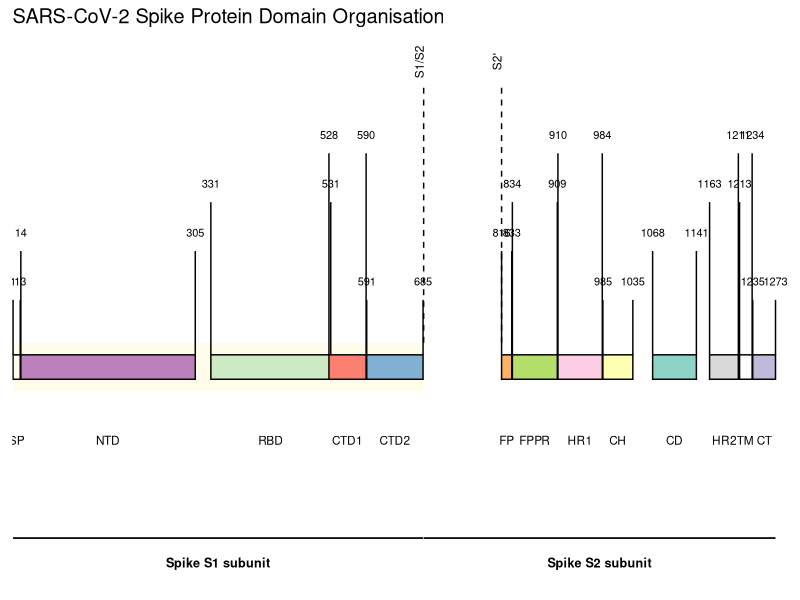

Here is the R script that generated this plot:
#!/usr/bin/env Rscript

# Recreate SARS-CoV-2 spike protein domain organisation plot.
# Run from repository root:
# Rscript scripts/01_domain_plot.R

suppressPackageStartupMessages({
  library(ggplot2)
})

out_dir <- "figures/reproduced"
dir.create(out_dir, recursive = TRUE, showWarnings = FALSE)

domains <- data.frame(
  Domain = c("SP", "NTD", "RBD", "CTD1", "CTD2", "FP", "FPPR", "HR1", "CH", "CD", "HR2", "TM", "CT"),
  Start = c(1, 14, 331, 528, 591, 816, 834, 910, 985, 1068, 1163, 1211, 1235),
  End = c(13, 305, 531, 590, 685, 833, 909, 984, 1035, 1141, 1213, 1234, 1273)
)

cleavage <- data.frame(
  Site = c("S1/S2", "S2'"),
  Position = c(686, 816)
)

subunits <- data.frame(
  Subunit = c("S1", "S2"),
  Start = c(1, 686),
  End = c(685, 1273)
)

label_levels <- c(0.57, 0.61, 0.65, 0.69)
domains$Start_y <- rep(label_levels, length.out = nrow(domains))
domains$End_y <- rep(label_levels, length.out = nrow(domains))

p <- ggplot() +
  geom_rect(data = subunits, aes(xmin = Start, xmax = End, ymin = 0.48, ymax = 0.52, fill = Subunit), alpha = 0.15, color = NA) +
  geom_rect(data = domains, aes(xmin = Start, xmax = End, ymin = 0.49, ymax = 0.51, fill = Domain), color = "black") +
  geom_text(data = domains, aes(x = (Start + End) / 2, y = 0.44, label = Domain), size = 3) +
  geom_segment(data = domains, aes(x = Start, xend = Start, y = 0.51, yend = Start_y - 0.015), color = "black") +
  geom_text(data = domains, aes(x = Start, y = Start_y, label = Start), size = 2.8) +
  geom_segment(data = domains, aes(x = End, xend = End, y = 0.51, yend = End_y - 0.015), color = "black") +
  geom_text(data = domains, aes(x = End, y = End_y, label = End), size = 2.8) +
  geom_segment(data = cleavage, aes(x = Position, xend = Position, y = 0.52, yend = 0.73), linetype = "dashed") +
  geom_text(data = cleavage, aes(x = Position, y = 0.75, label = Site), angle = 90, vjust = 0, size = 3) +
  geom_segment(data = subunits, aes(x = Start, xend = End, y = 0.36, yend = 0.36), linewidth = 0.6) +
  geom_text(data = subunits, aes(x = (Start + End) / 2, y = 0.34, label = paste("Spike", Subunit, "subunit")), fontface = "bold", size = 3.2) +
  scale_fill_brewer(palette = "Set3") +
  scale_x_continuous(limits = c(0, 1300), expand = c(0, 0)) +
  labs(title = "SARS-CoV-2 Spike Protein Domain Organisation") +
  theme_minimal(base_size = 12) +
  theme(
    axis.text = element_blank(),
    axis.ticks = element_blank(),
    axis.title = element_blank(),
    panel.grid = element_blank(),
    legend.position = "none"
  )

ggsave(file.path(out_dir, "spike_domain_organisation_reproduced.png"), p, width = 12, height = 5, dpi = 300)
